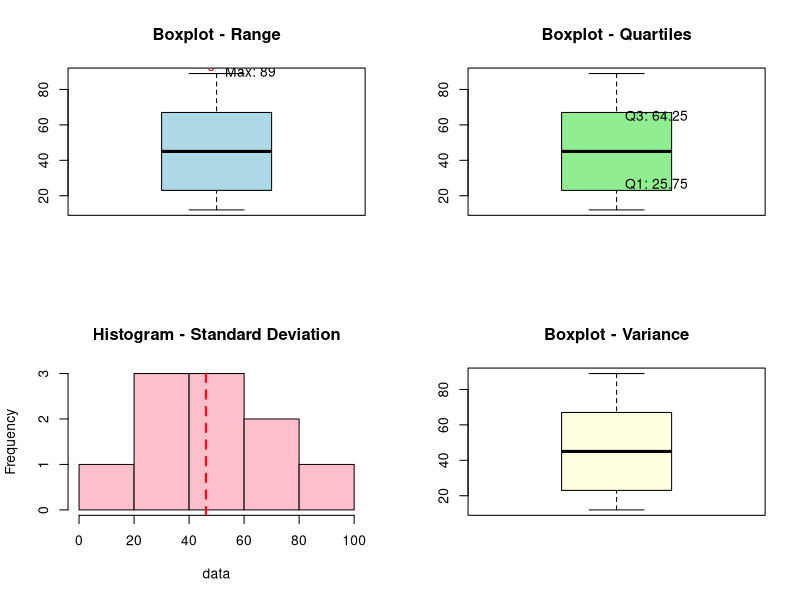

Write R code to recreate this figure.
# Sample dataset
data <- c(23, 45, 67, 12, 89, 45, 23, 67, 34, 56)

# Measures of dispersion
range_value <- range(data)
quartiles <- quantile(data)
variance_value <- var(data)
sd_value <- sd(data)

# Plotting
par(mfrow = c(2, 2))  # Setting up a 2x2 grid for subplots

# Range
boxplot(data, main = "Boxplot - Range", col = "lightblue")
text(1, range_value[2], paste("Max:", round(range_value[2], 2)), pos = 4)
text(1, max(data) + 5, paste("Range: ", round(diff(range_value), 2)), col = "red")

# Quartile Deviation
boxplot(data, main = "Boxplot - Quartiles", col = "lightgreen")
text(1, quartiles[4], paste("Q3:", round(quartiles[4], 2)), pos = 4)
text(1, quartiles[2], paste("Q1:", round(quartiles[2], 2)), pos = 4)
qdev_value <- (quartiles[4] - quartiles[2]) / 2
text(1, max(data) + 10, paste("Quartile Deviation: ", round(qdev_value, 2)), col = "blue")

# Standard Deviation
hist(data, main = "Histogram - Standard Deviation", col = "pink")
abline(v = mean(data), col = "red", lty = 2, lwd = 2)
text(15, 12, paste("Mean:", round(mean(data), 2)), col = "red")
text(1, max(data) + 15, paste("Standard Deviation: ", round(sd_value, 2)), col = "green")

# Variance
boxplot(data, main = "Boxplot - Variance", col = "lightyellow")
text(1, variance_value, paste("Variance:", round(variance_value, 2)), pos = 4)
text(1, max(data) + 20, paste("Variance: ", round(variance_value, 2)), col = "purple")
